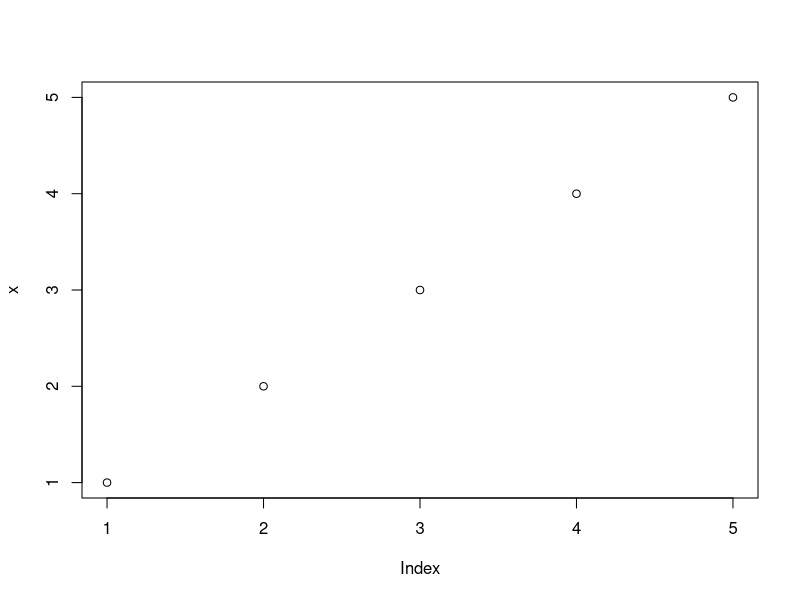

Here is the R script that generated this plot:
## ---- chunk 1
#input R code here. Examples:
#define R list
x = c(1,2,3,4,5)
#make plot
plot(x)
## ---- chunk 2
#again, we can input our R code here.
